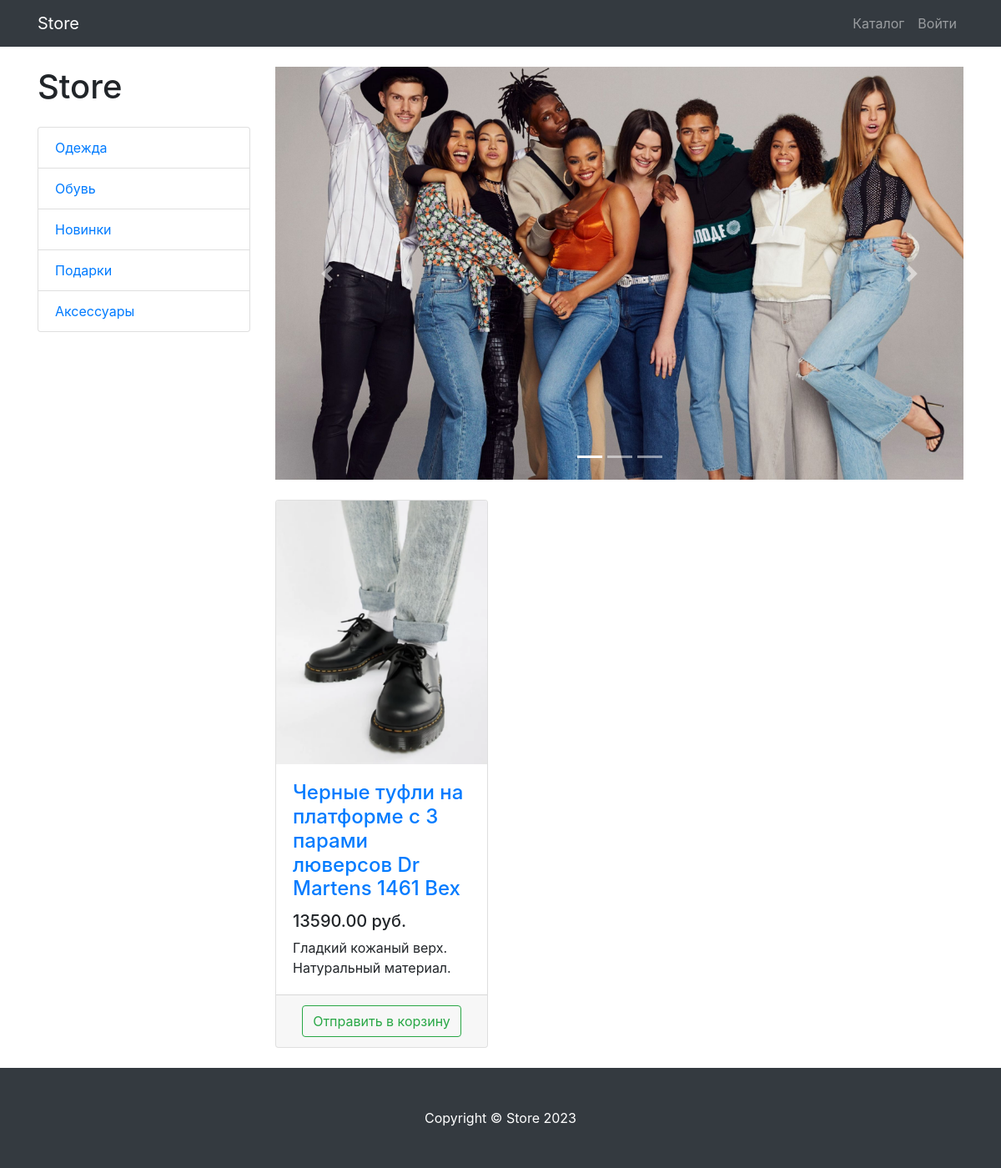
Screenshot of /products/category/2/ with the database file from the repository.
### products/models.py (models this page shows, shortened)
class ProductCategory(models.Model):
    name = models.CharField(max_length=128, unique=True)  # max_length - обязательный атрибут для типа CharField
    description = models.TextField(null=True, blank=True)
    class Meta:
        verbose_name = 'Категория'
        verbose_name_plural = 'Категории'

class Product(models.Model):
    name = models.CharField(max_length=256)
    description = models.TextField()
    price = models.DecimalField(max_digits=8, decimal_places=2)
    quantity = models.PositiveIntegerField(default=0)
    image = models.ImageField(upload_to='products_images')
    category = models.ForeignKey(to=ProductCategory, on_delete=models.CASCADE)
    class Meta:
        verbose_name = 'Продукт'
        verbose_name_plural = 'Продукция'

### products/views.py (the view)
# urls.py: path('', ProductsListView.as_view(), name='index'),
class ProductsListView(ListView):
    model = Product
    template_name = 'products/products.html'
    paginate_by = 3
    def get_queryset(self):
        queryset = super(ProductsListView, self).get_queryset()  # Product.objects.all()
        category_id = self.kwargs.get('category_id')  # kwargs - словарик переданных данных; ключ должен совпадать с динамической переменной в URLS.py
        return queryset.filter(category_id=category_id) if category_id else queryset
    def get_context_data(self, *, object_list=None, **kwargs):
        context = super(ProductsListView, self).get_context_data()  # вызов родительского класса перед добавлением своих параметров
        context['title'] = 'Store - Каталог'
        context['categories'] = ProductCategory.objects.all()
        return context

### products/templates/products/products.html (shortened to what this page needs)
{% extends 'products/base.html'%}
{% load static %}
{% block css %}
<link href="{% static 'vendor/css/products.css' %}" rel="stylesheet">
{% endblock %}
{% block content %}
<div class="container">
    <div class="row">
        <div class="col-lg-3">
            <h1 class="my-4">Store</h1>
            <div class="list-group">
                {% for category in categories %}
                <a href="{% url 'products:category' category.id %}" class="list-group-item">{{ category.name }}</a>
                {% endfor %}
            </div>
        </div>
        <div class="col-lg-9">
            <div id="carouselExampleIndicators" class="carousel slide my-4" data-ride="carousel">
                <ol class="carousel-indicators">
                    <li data-target="#carouselExampleIndicators" data-slide-to="0" class="active"></li>
                    <li data-target="#carouselExampleIndicators" data-slide-to="1"></li>
                    <li data-target="#carouselExampleIndicators" data-slide-to="2"></li>
                </ol>
                <div class="carousel-inner" role="listbox">
                    <div class="carousel-item active">
                        <img class="d-block img-fluid" src="{% static 'vendor/img/slides/slide-1.jpg' %}"
                             alt="First slide">
                    </div>
                </div>
                <a class="carousel-control-prev" href="#carouselExampleIndicators" role="button" data-slide="prev">
                    <span class="carousel-control-prev-icon" aria-hidden="true"></span>
                </a>
                <a class="carousel-control-next" href="#carouselExampleIndicators" role="button" data-slide="next">
                    <span class="carousel-control-next-icon" aria-hidden="true"></span>
                </a>
            </div>
            <div class="row">
                {% for product in object_list %}
                <div class="col-lg-4 col-md-6 mb-4">
                    <div class="card h-100">
                        <a href="#">
                            <img class="card-img-top"
                                 alt="{{ product.description }}"
                                 src="{{ product.image.url }}">
                        </a>
                        <div class="card-body">
                            <h4 class="card-title">
                                <a href="#">{{ product.name }}</a>
                            </h4>
                            <h5>{{ product.price }} руб.</h5>
                            <p class="card-text">{{ product.description }}</p>
                        </div>
                        <div class="card-footer text-center">
                            <a href="{% url 'products:basket_add' product.id %} " class="btn btn-outline-success">
                                Отправить в корзину
                            </a>
                        </div>
                    </div>
                </div>
                {% endfor %}
            </div>
        </div>
    </div>
</div>
{% endblock %}
{% block footer %}
<footer class="py-5 bg-dark">
    <div class="container">
        <p class="m-0 text-center text-white">Copyright &copy; Store 2023</p>
    </div>
</footer>
{% endblock %}

### rows the page displays
ProductCategory: name "Одежда"
ProductCategory: name "Обувь"
ProductCategory: name "Новинки"
ProductCategory: name "Подарки"
ProductCategory: name "Аксессуары"
Product: image (picture), name "Черные туфли на платформе с 3 парами люверсов Dr Martens 1461 Bex", price "13590.00", description "Гладкий кожаный верх. Натуральный материал."
